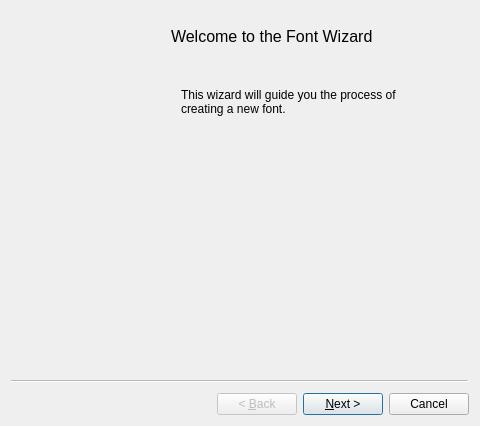
<?xml version="1.0" encoding="UTF-8"?>
<ui version="4.0">
 <class>CWizFont</class>
 <widget class="QWizard" name="CWizFont">
  <property name="geometry">
   <rect>
    <x>0</x>
    <y>0</y>
    <width>480</width>
    <height>426</height>
   </rect>
  </property>
  <property name="windowTitle">
   <string>Font Wizard</string>
  </property>
  <property name="windowIcon">
   <iconset resource="lgck-builder.qrc">
    <normaloff>:/images/lgckbuilder64ronnie2.png</normaloff>:/images/lgckbuilder64ronnie2.png</iconset>
  </property>
  <property name="wizardStyle">
   <enum>QWizard::ClassicStyle</enum>
  </property>
  <widget class="QWizardPage" name="wizardPage">
   <widget class="QLabel" name="label_3">
    <property name="geometry">
     <rect>
      <x>170</x>
      <y>70</y>
      <width>221</width>
      <height>41</height>
     </rect>
    </property>
    <property name="text">
     <string>This wizard will guide you the process of creating a new font.</string>
    </property>
    <property name="wordWrap">
     <bool>true</bool>
    </property>
   </widget>
   <widget class="QLabel" name="sWelcome">
    <property name="geometry">
     <rect>
      <x>160</x>
      <y>10</y>
      <width>281</width>
      <height>31</height>
     </rect>
    </property>
    <property name="font">
     <font>
      <pointsize>12</pointsize>
     </font>
    </property>
    <property name="text">
     <string>Welcome to the Font Wizard</string>
    </property>
   </widget>
   <widget class="QLabel" name="label">
    <property name="geometry">
     <rect>
      <x>0</x>
      <y>0</y>
      <width>151</width>
      <height>321</height>
     </rect>
    </property>
    <property name="text">
     <string/>
    </property>
    <property name="pixmap">
     <pixmap resource="lgck-builder.qrc">:/images/bitmap1.png</pixmap>
    </property>
   </widget>
  </widget>
  <widget class="QWizardPage" name="wizardPage_2">
   <widget class="QComboBox" name="cbFonts">
    <property name="geometry">
     <rect>
      <x>40</x>
      <y>60</y>
      <width>331</width>
      <height>27</height>
     </rect>
    </property>
   </widget>
   <widget class="QLabel" name="sImage">
    <property name="geometry">
     <rect>
      <x>40</x>
      <y>100</y>
      <width>371</width>
      <height>221</height>
     </rect>
    </property>
    <property name="text">
     <string>TextLabel</string>
    </property>
    <property name="alignment">
     <set>Qt::AlignLeading|Qt::AlignLeft|Qt::AlignTop</set>
    </property>
   </widget>
   <widget class="QLabel" name="label_4">
    <property name="geometry">
     <rect>
      <x>40</x>
      <y>30</y>
      <width>331</width>
      <height>17</height>
     </rect>
    </property>
    <property name="text">
     <string>Select font to import:</string>
    </property>
   </widget>
  </widget>
  <widget class="QWizardPage" name="wizardPage_3">
   <widget class="QLabel" name="label_10">
    <property name="geometry">
     <rect>
      <x>170</x>
      <y>20</y>
      <width>281</width>
      <height>71</height>
     </rect>
    </property>
    <property name="text">
     <string>Congratulation, you have just created a new font. Click to the finish button to complete the process.</string>
    </property>
    <property name="alignment">
     <set>Qt::AlignLeading|Qt::AlignLeft|Qt::AlignTop</set>
    </property>
    <property name="wordWrap">
     <bool>true</bool>
    </property>
   </widget>
   <widget class="QLabel" name="label_9">
    <property name="geometry">
     <rect>
      <x>0</x>
      <y>0</y>
      <width>151</width>
      <height>321</height>
     </rect>
    </property>
    <property name="text">
     <string/>
    </property>
    <property name="pixmap">
     <pixmap resource="lgck-builder.qrc">:/images/bitmap1.png</pixmap>
    </property>
   </widget>
  </widget>
 </widget>
 <resources>
  <include location="lgck-builder.qrc"/>
 </resources>
 <connections/>
</ui>
